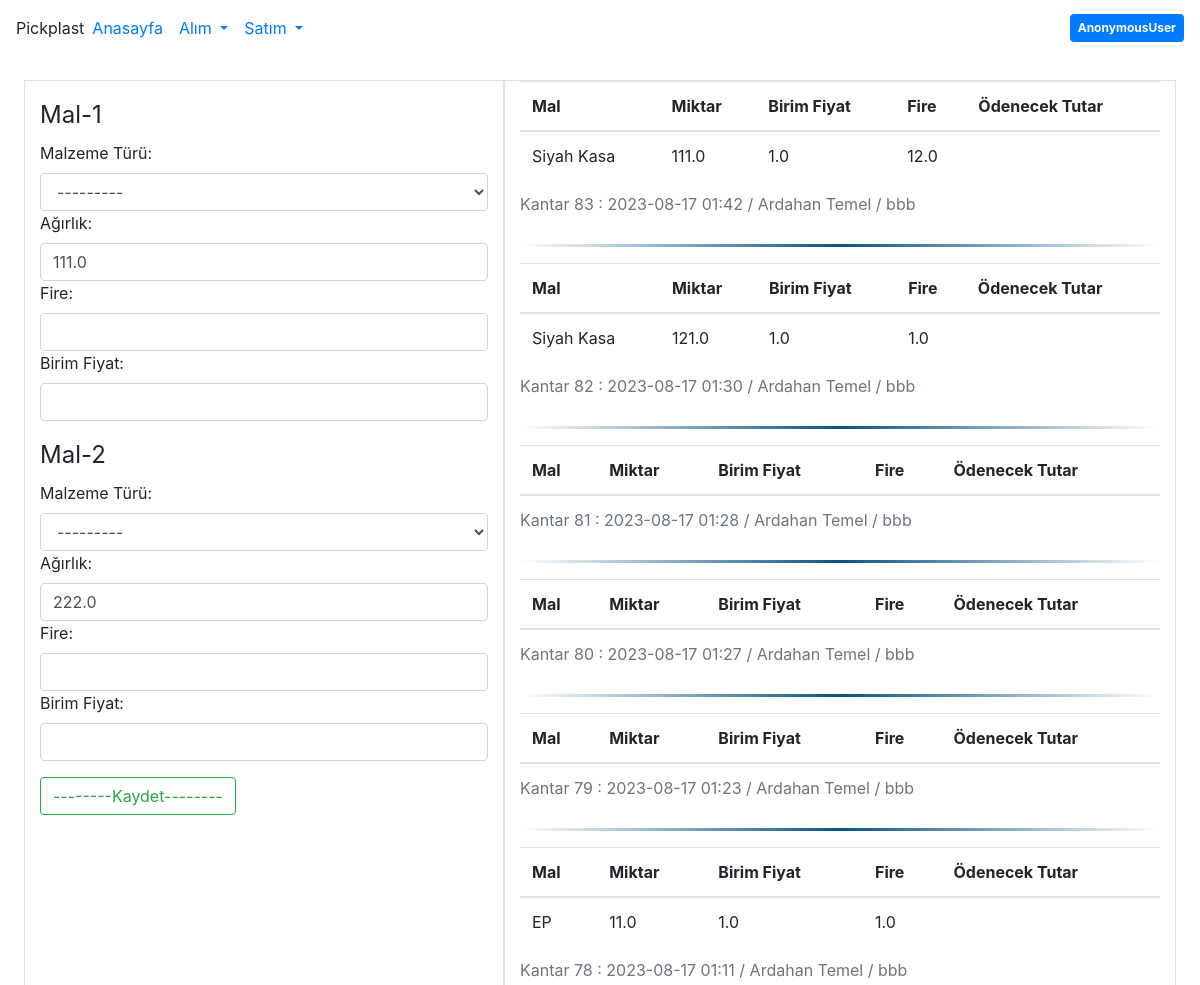
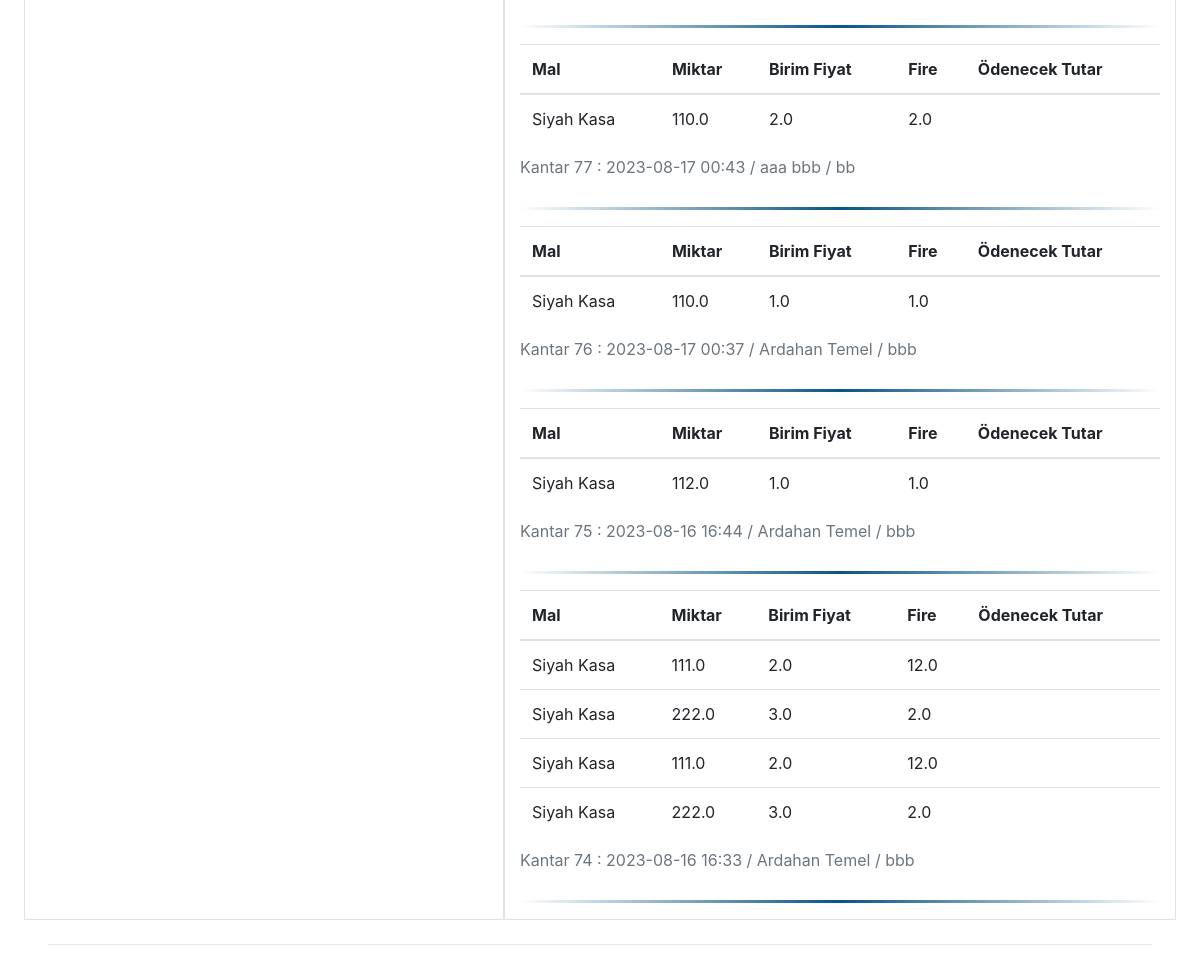
Screenshot of /al/74 with the database file from the repository (2 pictures, top to bottom).
### mainPage/models.py (models this page shows, shortened)
class Kantar(models.Model):
    kantar1 = models.FloatField(verbose_name="Kantar 1")
    kantar2 = models.FloatField(verbose_name="Kantar 2")
    kantar3 = models.FloatField(verbose_name="Kantar 3", null=True, blank=True)
    kantar4 = models.FloatField(verbose_name="Kantar 4", null=True, blank=True)
    kantar5 = models.FloatField(verbose_name="Kantar 5", null=True, blank=True)
    kantar6 = models.FloatField(verbose_name="Kantar 6", null=True, blank=True)
    tarih = models.DateTimeField(verbose_name="Tarih", default=datetime.now, blank=True, null=True)
    tedarikci = models.ForeignKey(Tedarikci, on_delete=models.DO_NOTHING, verbose_name="Tedarikçi")
    note = models.TextField(verbose_name="Not", null=True, blank=True, max_length=180)
    odeme = models.CharField(max_length=100, verbose_name="Ödeme yapıldı mı?", choices=
    [('EVET', 'EVET'), ('HAYIR', 'HAYIR')])
    nakliyat = models.CharField(max_length=100, verbose_name="Taşıma", choices=
    [('PP', 'PP'), ('Ted', 'Ted')])
    faturaNo = models.TextField(verbose_name="Fatura No", null=True, blank=True)
    faturaTarihi = models.DateField(verbose_name="Fatura Tarihi", null=True, blank=True, )
    def __str__(self):
        return f'Kantar {str(self.id)} : {str(self.tarih)[:16]} / {self.tedarikci}'

class Tedarikci(models.Model):
    name = models.CharField(max_length=50, verbose_name="Ad")
    surname = models.CharField(max_length=50, verbose_name="Soyad")
    idNumber = models.CharField(max_length=25, verbose_name="TC Kimlik No")
    adress = models.CharField(max_length=200, verbose_name="Adres")
    tax = models.CharField(max_length=100, verbose_name="Vergi Dairesi")
    mail1 = models.EmailField(max_length=100, verbose_name="E-mail 1")
    mail2 = models.EmailField(max_length=100, verbose_name="E-mail 2")
    phoneNumber1 = models.CharField(max_length=20, verbose_name="Telefon 1")
    phoneNumber2 = models.CharField(max_length=20, verbose_name="Telefon 2")
    IBAN = models.CharField(max_length=100, verbose_name="IBAN")
    bankNumber = models.CharField(max_length=100, verbose_name="Banka Hesap Numarası")
    bank = models.CharField(max_length=100, verbose_name="Banka")
    companyName = models.CharField(max_length=100, verbose_name="Şirket")
    def __str__(self):
        return self.name + " " + self.surname + " / " + self.companyName

class MalAlim(models.Model):
    mal = models.ForeignKey(Hammadde, on_delete=models.DO_NOTHING, verbose_name="Malzeme Türü")
    miktar = models.FloatField(verbose_name="Ağırlık")
    hurda = models.FloatField(verbose_name="Fire")
    birimFiyat = models.FloatField(verbose_name="Birim Fiyat")
    kantar = models.ForeignKey(Kantar, on_delete=models.DO_NOTHING, verbose_name="Kantar tartım numarası")
    odenecek = models.FloatField(verbose_name="Ödenecek Tutar", blank=True, null=True)

class Hammadde(models.Model):
    rawMaterialName = models.CharField(max_length=200, verbose_name="Hammadde Tipi")
    isScrap = models.BooleanField(verbose_name="Değersiz / Hurda mı?", choices=[(1, 'EVET'), (0, 'HAYIR')])
    def __str__(self):
        return self.rawMaterialName

### mainPage/views.py (the view, shortened to what this page needs)
# urls.py: path("al/<int:id>", views.buy1, name="buy"),
def buy1(request, id):
    if request.method == "GET":
        kantar = models.Kantar.objects.get(id=id)
        def getKantarAmount():
            if kantar.kantar6 is not None:
                malAdedi = 5
            elif kantar.kantar5 is not None:
                malAdedi = 4
            elif kantar.kantar4 is not None:
                malAdedi = 3
            elif kantar.kantar3 is not None:
                malAdedi = 2
            elif kantar.kantar2 is not None:
                malAdedi = 1
            return malAdedi
        def getMaterialWeights():
            weights = {}
            if getKantarAmount() == 5:
                weights['w5'] = kantar.kantar5 - kantar.kantar6
                weights['w4'] = kantar.kantar4 - kantar.kantar5
                weights['w3'] = kantar.kantar3 - kantar.kantar4
                weights['w2'] = kantar.kantar2 - kantar.kantar3
                weights['w1'] = kantar.kantar1 - kantar.kantar2
            elif getKantarAmount() == 4:
                weights['w4'] = kantar.kantar4 - kantar.kantar5
                weights['w3'] = kantar.kantar3 - kantar.kantar4
                weights['w2'] = kantar.kantar2 - kantar.kantar3
                weights['w1'] = kantar.kantar1 - kantar.kantar2
            elif getKantarAmount() == 3:
                weights['w3'] = kantar.kantar3 - kantar.kantar4
                weights['w2'] = kantar.kantar2 - kantar.kantar3
                weights['w1'] = kantar.kantar1 - kantar.kantar2
            elif getKantarAmount() == 2:
                weights['w2'] = kantar.kantar2 - kantar.kantar3
                weights['w1'] = kantar.kantar1 - kantar.kantar2
            elif getKantarAmount() == 1:
                weights['w1'] = kantar.kantar1 - kantar.kantar2
            return weights
        def setFormAmount(malAdedi):
            if getKantarAmount() == 2:
                forms = {
                    'form1': djangoForms.MalAlimForm(initial={'kantar': kantar, 'miktar': getMaterialWeights()['w1']}),
                    'form2': djangoForms.MalAlimForm(initial={'kantar': kantar, 'miktar': getMaterialWeights()['w2']}),
                }
                return forms
            if getKantarAmount() == 1:
                forms = {
                    'form1': djangoForms.MalAlimForm(initial={'kantar': kantar, 'miktar': getMaterialWeights()['w1']}),
                }
                return forms
        context = {}
        context['query'] = getLastMalAlimRecords(10)
        context['kantar'] = kantar
        context['forms'] = setFormAmount(getKantarAmount())
        return render(request, context=context, template_name="mainPage/malGiris.html")

### mainPage/views.py (called while the page is built)
def getLastMalAlimRecords(n):
    kantarlar = models.Kantar.objects.all().order_by('-tarih')[:n]
    query = {}
    for kantar in kantarlar:
        query[str(kantar)] = (kantar, models.MalAlim.objects.filter(kantar=kantar.id))
    return query

### mainPage/templates/mainPage/malGiris.html (shortened to what this page needs)
{% extends 'mainPage/base.html' %}
{% block content %}
{% include 'mainPage/navbar.html' %}
<div class="row m-4 ">
    <div class="col col-md-5 border">
        <form action="" method="post">
            {%for formkeys, form in forms.items%}
            <legend class="mt-3">Mal-{{formkeys|slice:"4:"}}</legend>
            {{form}}
            {% endfor %}
            <button type="submit" name="kaydet" class="btn btn-outline-success mt-3 ">--------Kaydet--------</button>
        </form>
    </div>
    <div class="col col-md-7 border">
        {% for key,value in query.items %}
        <table class="table" style="caption-side: top;">
            <caption>{{value.0}}</caption>
            <thead>
            <tr>
                <th scope="col">Mal</th>
                <th scope="col">Miktar</th>
                <th scope="col">Birim Fiyat</th>
                <th scope="col">Fire</th>
                <th scope="col">Ödenecek Tutar</th>
            </tr>
            </thead>
            <tbody>
            {% for alim in value.1 %}
            <tr>
                <td>{{alim.mal}}</td>
                <td>{{alim.miktar}}</td>
                <td>{{alim.birimFiyat}}</td>
                <td>{{alim.hurda}}</td>
                <td>{{alim.odeme}}</td>
            </tr>
            {% endfor %}
            </tbody>
        </table>
        <hr class="hr2">
            {% endfor %}
    </div>
</div>
<hr class="ml-5 mr-5 bold"/>
{% endblock %}

### mainPage/templates/mainPage/base.html (style rules this page uses)
.hr2 { border: 0; height: 3px; background-image: linear-gradient(to right, rgba(0, 0, 0, 0), rgba(9, 84, 132), rgba(0, 0, 0, 0)); }

### rows the page displays
Kantar: id+tarih+tedarikci "Kantar 83 : 2023-08-17 01:42 / Ardahan Temel / bbb"
MalAlim: mal "Siyah Kasa", miktar "111.0", birimFiyat "1.0", hurda "12.0"
Kantar: id+tarih+tedarikci "Kantar 82 : 2023-08-17 01:30 / Ardahan Temel / bbb"
MalAlim: mal "Siyah Kasa", miktar "121.0", birimFiyat "1.0", hurda "1.0"
Kantar: id+tarih+tedarikci "Kantar 81 : 2023-08-17 01:28 / Ardahan Temel / bbb"
Kantar: id+tarih+tedarikci "Kantar 80 : 2023-08-17 01:27 / Ardahan Temel / bbb"
Kantar: id+tarih+tedarikci "Kantar 79 : 2023-08-17 01:23 / Ardahan Temel / bbb"
Kantar: id+tarih+tedarikci "Kantar 78 : 2023-08-17 01:11 / Ardahan Temel / bbb"
MalAlim: mal "EP", miktar "11.0", birimFiyat "1.0", hurda "1.0"
Kantar: id+tarih+tedarikci "Kantar 77 : 2023-08-17 00:43 / aaa bbb / bb"
MalAlim: mal "Siyah Kasa", miktar "110.0", birimFiyat "2.0", hurda "2.0"
Kantar: id+tarih+tedarikci "Kantar 76 : 2023-08-17 00:37 / Ardahan Temel / bbb"
MalAlim: mal "Siyah Kasa", miktar "110.0", birimFiyat "1.0", hurda "1.0"
Kantar: id+tarih+tedarikci "Kantar 75 : 2023-08-16 16:44 / Ardahan Temel / bbb"
MalAlim: mal "Siyah Kasa", miktar "112.0", birimFiyat "1.0", hurda "1.0"
Kantar: id+tarih+tedarikci "Kantar 74 : 2023-08-16 16:33 / Ardahan Temel / bbb"
MalAlim: mal "Siyah Kasa", miktar "111.0", birimFiyat "2.0", hurda "12.0"
MalAlim: mal "Siyah Kasa", miktar "222.0", birimFiyat "3.0", hurda "2.0"
MalAlim: mal "Siyah Kasa", miktar "111.0", birimFiyat "2.0", hurda "12.0"
MalAlim: mal "Siyah Kasa", miktar "222.0", birimFiyat "3.0", hurda "2.0"

### other values shown
{{ request.user }} "AnonymousUser"
